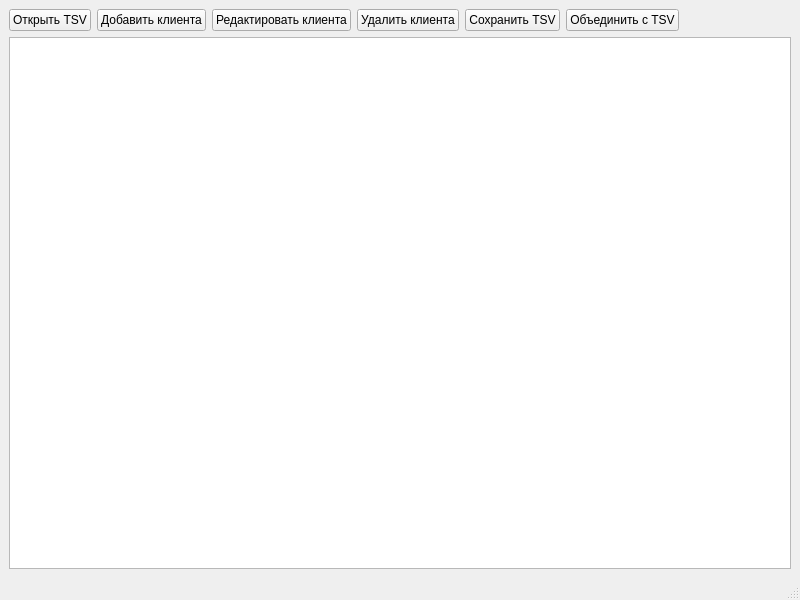
<?xml version="1.0" encoding="UTF-8"?>
<ui version="4.0">
 <class>MainWindow</class>
 <widget class="QMainWindow" name="MainWindow">
  <property name="geometry">
   <rect>
    <x>0</x>
    <y>0</y>
    <width>800</width>
    <height>600</height>
   </rect>
  </property>
  <property name="windowTitle">
   <string>MainWindow</string>
  </property>
  <widget class="QWidget" name="centralwidget">
   <layout class="QVBoxLayout" name="verticalLayout">
    <item>
     <layout class="QHBoxLayout" name="horizontalLayout">
      <item>
       <widget class="QPushButton" name="openButton">
        <property name="text">
         <string>Открыть TSV</string>
        </property>
       </widget>
      </item>
      <item>
       <widget class="QPushButton" name="addButton">
        <property name="text">
         <string>Добавить клиента</string>
        </property>
       </widget>
      </item>
      <item>
       <widget class="QPushButton" name="editButton">
        <property name="text">
         <string>Редактировать клиента</string>
        </property>
       </widget>
      </item>
      <item>
       <widget class="QPushButton" name="deleteButton">
        <property name="text">
         <string>Удалить клиента</string>
        </property>
       </widget>
      </item>
      <item>
       <widget class="QPushButton" name="saveButton">
        <property name="text">
         <string>Сохранить TSV</string>
        </property>
       </widget>
      </item>
      <item>
       <widget class="QPushButton" name="mergeButton">
        <property name="text">
         <string>Объединить с TSV</string>
        </property>
       </widget>
      </item>
      <item>
       <spacer name="horizontalSpacer">
        <property name="orientation">
         <enum>Qt::Orientation::Horizontal</enum>
        </property>
        <property name="sizeHint" stdset="0">
         <size>
          <width>408</width>
          <height>20</height>
         </size>
        </property>
       </spacer>
      </item>
     </layout>
    </item>
    <item>
     <widget class="QTableWidget" name="clientsTable"/>
    </item>
   </layout>
  </widget>
  <widget class="QMenuBar" name="menubar">
   <property name="geometry">
    <rect>
     <x>0</x>
     <y>0</y>
     <width>800</width>
     <height>21</height>
    </rect>
   </property>
  </widget>
  <widget class="QStatusBar" name="statusbar"/>
 </widget>
 <resources/>
 <connections/>
</ui>
